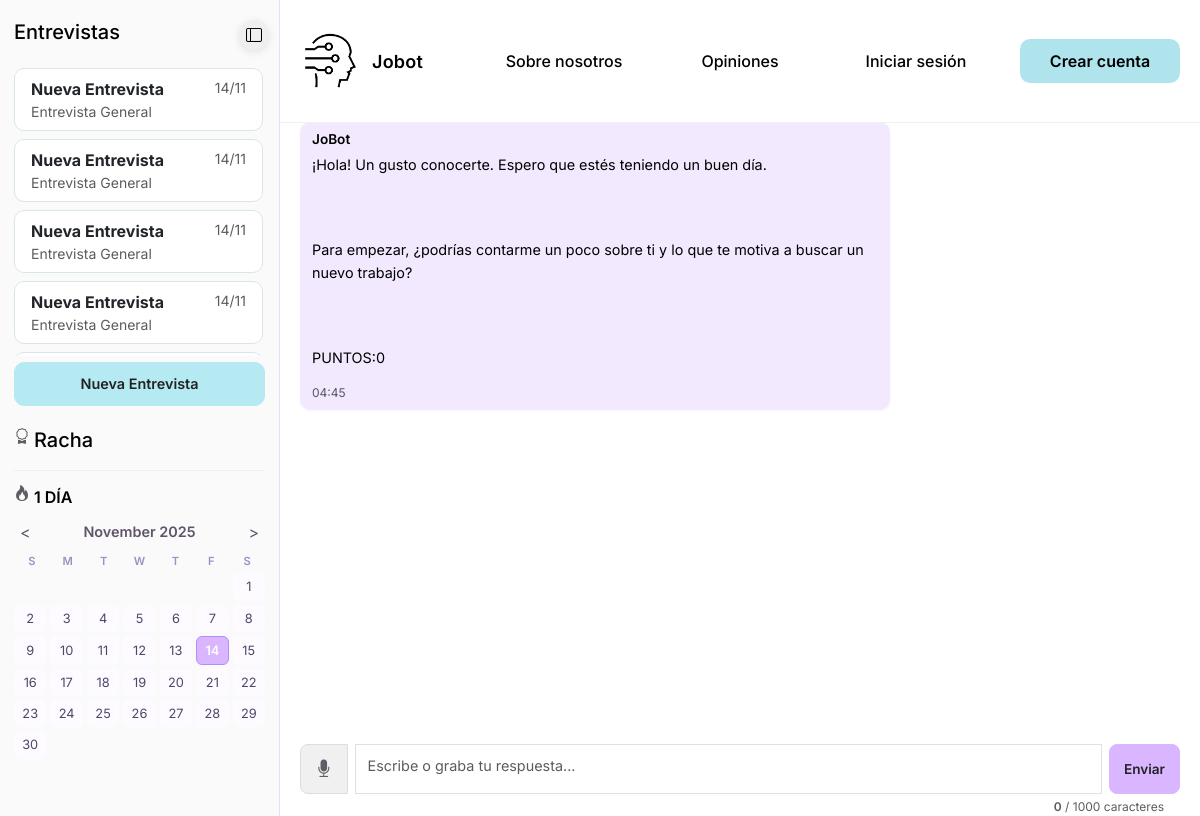
Page /interview/5/ (signed in) on the committed database.
### interview_mode/models.py (models this page shows, shortened)
class InterviewSession(models.Model):
    INTERVIEW_TYPES = [
        ('technical', 'Entrevista Técnica'),
        ('behavioral', 'Entrevista Conductual'),
        ('general', 'Entrevista General'),
        ('leadership', 'Liderazgo'),
        ('sales', 'Ventas'),
        ('customer_service', 'Atención al Cliente'),
    ]
    DURATION_CHOICES = [
        ('quick', 'Rápida (10 min)'),
        ('standard', 'Estándar (20 min)'),
        ('extended', 'Extendida (30 min)'),
        ('unlimited', 'Sin límite'),
    ]
    DIFFICULTY_CHOICES = [
        ('beginner', 'Principiante'),
        ('intermediate', 'Intermedio'),
        ('advanced', 'Avanzado'),
    ]
    FOCUS_AREAS = [
        ('communication', 'Comunicación'),
        ('problem_solving', 'Resolución de Problemas'),
        ('teamwork', 'Trabajo en Equipo'),
        ('adaptability', 'Adaptabilidad'),
        ('time_management', 'Gestión del Tiempo'),
        ('conflict_resolution', 'Resolución de Conflictos'),
    ]
    user = models.ForeignKey(settings.AUTH_USER_MODEL, on_delete=models.CASCADE)
    interview_type = models.CharField(max_length=20, choices=INTERVIEW_TYPES, default='general')
    title = models.CharField(max_length=200, default='Nueva Entrevista')
    duration = models.CharField(max_length=20, choices=DURATION_CHOICES, default='standard')
    difficulty = models.CharField(max_length=20, choices=DIFFICULTY_CHOICES, default='beginner')
    focus_area = models.CharField(max_length=30, choices=FOCUS_AREAS, default='communication')
    position_level = models.CharField(max_length=100, blank=True, help_text='Ej: Junior Developer, Senior Manager')
    total_points = models.IntegerField(default=0)
    current_level = models.CharField(max_length=20, default='beginner')
    created_at = models.DateTimeField(auto_now_add=True)
    updated_at = models.DateTimeField(auto_now=True)
    is_active = models.BooleanField(default=True)
    def get_level_info(self):
        levels = [
            {'level': 1, 'name': 'Novato', 'min': 0, 'max': 30},
            {'level': 2, 'name': 'Aprendiz', 'min': 30, 'max': 70},
            {'level': 3, 'name': 'Practicante', 'min': 70, 'max': 120},
            {'level': 4, 'name': 'Competente', 'min': 120, 'max': 180},
            {'level': 5, 'name': 'Experimentado', 'min': 180, 'max': 250},
            {'level': 6, 'name': 'Profesional', 'min': 250, 'max': 330},
            {'level': 7, 'name': 'Experto', 'min': 330, 'max': 420},
            {'level': 8, 'name': 'Maestro', 'min': 420, 'max': 520},
            {'level': 9, 'name': 'Elite', 'min': 520, 'max': 630},
            {'level': 10, 'name': 'Leyenda', 'min': 630, 'max': None},
        ]
        for level_data in levels:
            if level_data['max'] is None:
                return {
                    'level': level_data['level'],
                    'name': level_data['name'],
                    'next': None,
                    'progress': 100
                }
            elif self.total_points < level_data['max']:
                progress = ((self.total_points - level_data['min']) / (level_data['max'] - level_data['min'])) * 100
                return {
                    'level': level_data['level'],
                    'name': level_data['name'],
                    'next': level_data['max'],
                    'progress': int(progress)
                }
        return {'level': 10, 'name': 'Leyenda', 'next': None, 'progress': 100}
    class Meta:
        ordering = ['-updated_at']

class Message(models.Model):
    SENDER_CHOICES = [
        ('user', 'Usuario'),
        ('bot', 'JoBot'),
    ]
    session = models.ForeignKey(InterviewSession, on_delete=models.CASCADE, related_name='messages')
    sender = models.CharField(max_length=10, choices=SENDER_CHOICES)
    content = models.TextField()
    timestamp = models.DateTimeField(auto_now_add=True)
    class Meta:
        ordering = ['timestamp']
    def __str__(self):
        return f"{self.sender}: {self.content[:50]}..."

### interview_mode/views.py (the view, shortened to what this page needs)
# urls.py: path('', views.interview, name='interview'),
@login_required
def interview(request, session_id=None):
    if session_id:
        session = get_object_or_404(InterviewSession, id=session_id, user=request.user)
        messages = session.messages.all()
    user_sessions = InterviewSession.objects.filter(user=request.user).order_by('-updated_at')[:5]
    level_info = session.get_level_info()
    streak, created = UserStreak.objects.get_or_create(user=request.user)
    import json
    practice_dates_json = json.dumps(streak.practice_dates)
    context = {
        'session': session,
        'messages': messages,
        'user_sessions': user_sessions,
        'total_points': session.total_points,
        'current_level': level_info['level'],
        'level_name': level_info['name'],
        'next_level_points': level_info['next'],
        'progress': level_info['progress'],
        'current_streak': streak.current_streak,
        'practice_dates': practice_dates_json,
    }
    return render(request, 'interview.html', context)

### interview_mode/templates/interview.html (shortened to what this page needs)
{% extends 'base.html' %}
{% load static %}
{% block extra_css %}
<link rel="stylesheet" href="https://cdn.jsdelivr.net/npm/bootstrap-icons@1.11.1/font/bootstrap-icons.css">
<link rel="stylesheet" href="{% static 'css/interview.css' %}">
{% endblock %}
{% block content %}
<aside id="sidebar" class="sidebar-interview">
    <button class="sidebar-toggle" id="sidebar-toggle" aria-label="Alternar barra lateral">
        <i class="bi bi-layout-sidebar"></i>
    </button>
    <section class="nivel">
        <div class="titulo d-flex justify-content-start gap-1">
            <h5 class="sidebar-text">Entrevistas</h5>
        </div>
        <div class="overflow-auto lista-entrevistas mt-3">
            <ul class="list-group mb-4">
                {% for user_session in user_sessions %}
                <li class="list-group-item interview-session {% if user_session.id == session.id %}active{% endif %}"
                    data-session-id="{{ user_session.id }}">
                    <div class="d-flex justify-content-between align-items-start">
                        <div>
                            <strong>{{ user_session.title }}</strong>
                            <br><small class="text-muted">{{ user_session.get_interview_type_display }}</small>
                        </div>
                        <small class="text-muted">{{ user_session.updated_at|date:"d/m" }}</small>
                    </div>
                </li>
                {% endfor %}
            </ul>
        </div>
        <div class="boton">
            <button class="btn btn-info btn-lg w-100" data-bs-toggle="modal" data-bs-target="#newInterviewModal">
                Nueva Entrevista
            </button>
        </div>
    </section>
    <section class="racha">
        <div class="titulo d-flex justify-content-start gap-1">
            <i class="bi bi-award"></i>
            <h5 class="sidebar-text">Racha</h5>
        </div>
        <hr class="hr-titulo">
        <div class="racha-dias d-flex gap-1 text-center">
            <i class="bi bi-fire"></i>
            <p class="mb-0 fw-semibold" id="streak-count">{{ current_streak }} DÍA{% if current_streak != 1 %}S{% endif %}</p>
        </div>
        <div id="streak-calendar" class="streak-calendar"></div>
    </section>
</aside>
<article class="main-content">
    <div class="mensajes d-flex flex-column" id="chat-messages">
        {% for message in messages %}
        <div class="message {{ message.sender }}">
            <p class="fw-semibold mb-1">
                {% if message.sender == 'bot' %}JoBot{% else %}Tú{% endif %}
            </p>
            <div class="message-content">{{ message.content|safe|linebreaks }}</div>
            <small class="text-muted">{{ message.timestamp|date:"H:i" }}</small>
        </div>
        {% endfor %}
    </div>
    <div class="chat-input">
        <div class="input-group">
            <button class="btn btn-voice" id="voice-button" type="button" title="Grabar voz">
                <i class="bi bi-mic-fill"></i>
            </button>
            <textarea id="message-input" class="form-control" placeholder="Escribe o graba tu respuesta..." maxlength="1000" rows="2"></textarea>
            <button class="btn btn-primary" id="send-button" type="button">Enviar</button>
        </div>
        <div class="char-counter">
            <small class="text-muted">
                <span id="char-count">0</span> / 1000 caracteres
            </small>
        </div>
    </div>
</article>
{% endblock %}

### jobot/static/css/base.css (style rules this page uses)
:root { --background: #FFFFFF; --text: #000000; --btn-bg-1: #AFE4ED; --btn-bg-2: #AFEDE3; --text-2: #828282; --btn-hover-bg: #D3D3D3; }
body { background: var(--background); color: var(--text); font-family: 'Inter', system-ui, -apple-system, Segoe UI, Roboto, Arial, sans-serif; }

### interview_mode/static/css/interview.css (style rules this page uses)
html, body { height: 100%; overflow: hidden; }
.hr-titulo { border: none; border-top: 1px solid #d3d3d3; margin: 10px 0 14px; }
.lista-entrevistas, .overflow-auto { max-height: 36vh; overflow-y: auto; padding-right: 2px; }
.list-group-item.interview-session { border: 1px solid #d7e6e9; border-radius: 10px; background: #FFF; margin-bottom: 8px; transition: background .15s ease, box-shadow .15s ease; }
.boton { position: sticky; bottom: 12px; background: inherit; padding-top: 6px; }
.boton .btn, .btn.btn-info { background: #b6eaf3 !important; border-color: #b6eaf3 !important; color: #222 !important; font-weight: 600; border-radius: 10px; padding: 10px 8px; font-size: 0.9rem; }
.racha { margin-top: 22px; }
#streak-calendar { font-size: 13px; margin-top: 6px; }
.mensajes { flex: 1; overflow-y: auto; padding-right: 6px; margin-bottom: 10px; }
.message { max-width: 75ch; border-radius: 12px; padding: 10px 14px; margin: 8px 0; box-shadow: 0 1px 3px rgba(0,0,0,.04); }
.message.bot { background: #F2E9FF; }
.chat-input .input-group { position: sticky; bottom: 0; gap: 8px; background: #fff; padding-top: 8px; }
.chat-input .form-control { height: 42px; border-radius: 8px; font-size: 0.95rem; }
.chat-input .btn.btn-primary, #send-button.btn.btn-primary { background: #D9B6FF; border-color: #D9B6FF; color: #222; font-weight: 600; border-radius: 8px; padding: 10px 16px; }
.bi-chat-dots, .bi-award, .bi-fire { color: #5f5c63; }
.message { max-width: 65ch; font-size: 0.9rem; line-height: 1.4; padding: 8px 12px; margin: 6px 0; border-radius: 10px; }
.message .fw-semibold { font-size: 0.85rem; }
.message small { font-size: 0.75rem; color: #9a96b0; }
.mensajes { font-size: 0.9rem; }
.chat-input .form-control { font-size: 0.9rem; height: 38px; }
#send-button.btn.btn-primary { font-size: 0.85rem; padding: 8px 14px; border-radius: 8px; }
#streak-calendar { margin-top: 10px; font-family: 'Inter', sans-serif; text-align: center; }
.message-content { line-height: 1.6; white-space: pre-wrap; }
.chat-input { position: sticky; bottom: 0; background: #fff; padding-top: 8px; margin: 0 20px; }
.chat-input textarea { resize: none; min-height: 50px; max-height: 120px; border-radius: 8px; font-size: 0.9rem; padding: 10px 12px; }
.char-counter { text-align: right; padding: 4px 8px 0 0; }
.char-counter small { font-size: 0.75rem; }
#char-count { font-weight: 600; transition: color 0.3s ease; }
#streak-count { transition: all 0.3s ease; display: inline-block; }
.btn-voice { background: #f0f0f0; border: 1px solid #ddd; color: #5f5c63; padding: 10px 14px; border-radius: 8px; transition: all 0.3s ease; }
.btn-voice i { font-size: 1.1rem; }
html, body { height: 100%; margin: 0; overflow: hidden; }
.sidebar-interview { position: fixed; left: 0; top: 0; bottom: 0; width: 280px; background: #FAFAFA; border-right: 1px solid #EADFF8; padding: 20px 14px; overflow-y: auto; z-index: 1000; transition: width 0.3s ease, transform 0.3s ease; }
.sidebar-toggle { position: absolute; top: 20px; right: 10px; width: 30px; height: 30px; border: none; border-radius: 50%; display: flex; align-items: center; justify-content: center; cursor: pointer; z-index: 1001; box-shadow: 0 2px 8px rgba(0,0,0,0.1); }
.main-content { margin-left: 280px; height: 100vh; padding-top: 80px; display: flex; flex-direction: column; transition: margin-left 0.3s ease; }
.mensajes { flex: 1; overflow-y: auto; padding: 20px; margin-bottom: 10px; }
.main-content { zoom: 1; transform: scale(1); }
.mensajes { zoom: 1; }

### rows in the picture
InterviewSession: title "Nueva Entrevista", interview_type "Entrevista General", updated_at "14/11"
InterviewSession: title "Nueva Entrevista", interview_type "Entrevista General", updated_at "14/11"
InterviewSession: title "Nueva Entrevista", interview_type "Entrevista General", updated_at "14/11"
InterviewSession: title "Nueva Entrevista", interview_type "Entrevista General", updated_at "14/11"
Message: sender "JoBot", content "¡Hola! Un gusto conocerte. Espero que estés teniendo un buen día. Para empezar, ¿podrías contarme un poco sobre ti y lo que te motiva a buscar un nuevo trabajo? PUNTOS:0", timestamp "04:45"

### other values in the picture
{{ current_streak }} "1"
